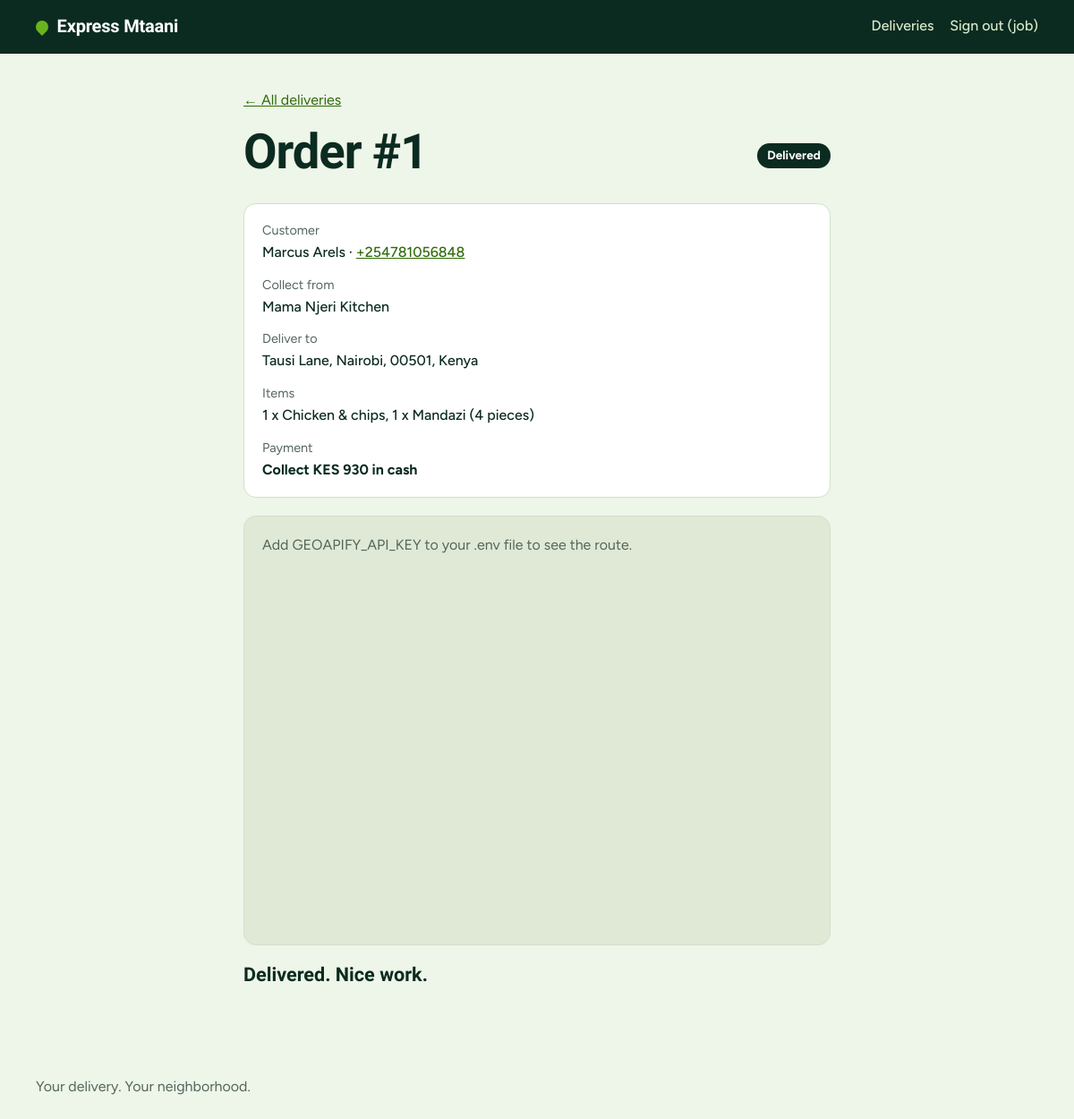
Screenshot of /rider/orders/1 (signed in) with the database file from the repository.
### app/models.py (models this page shows, shortened)
class User(UserMixin, db.Model):
    __tablename__ = "users"
    id = db.Column(db.Integer, primary_key=True)
    name = db.Column(db.String(80), nullable=False)
    email = db.Column(db.String(120), unique=True, nullable=False, index=True)
    phone = db.Column(db.String(20), nullable=False)
    password_hash = db.Column(db.String(255), nullable=False)
    role = db.Column(db.String(20), nullable=False, default="customer", index=True)
    active = db.Column(db.Boolean, nullable=False, default=True)
    approved = db.Column(db.Boolean, nullable=False, default=True)  # riders start unapproved
    created_at = db.Column(db.DateTime, nullable=False, default=utcnow)
    online = db.Column(db.Boolean, nullable=False, default=False)
    last_lat = db.Column(db.Float)
    last_lng = db.Column(db.Float)
    last_seen_at = db.Column(db.DateTime)
    @property
    def is_active(self):  # Flask-Login
        return bool(self.active)
    @property
    def first_name(self):
        return (self.name or "").split(" ")[0]

class Order(db.Model):
    __tablename__ = "orders"
    id = db.Column(db.Integer, primary_key=True)
    public_token = db.Column(
        db.String(64), unique=True, nullable=False, index=True,
        default=lambda: secrets.token_urlsafe(16),
    )
    customer_id = db.Column(db.Integer, db.ForeignKey("users.id"), nullable=False, index=True)
    rider_id = db.Column(db.Integer, db.ForeignKey("users.id"), index=True)
    shop_id = db.Column(db.Integer, db.ForeignKey("shops.id"), nullable=False)
    customer_name = db.Column(db.String(80), nullable=False)
    customer_phone = db.Column(db.String(20), nullable=False)
    pickup_name = db.Column(db.String(120), nullable=False)
    pickup_lat = db.Column(db.Float, nullable=False)
    pickup_lng = db.Column(db.Float, nullable=False)
    dest_address = db.Column(db.String(255), nullable=False)
    dest_lat = db.Column(db.Float, nullable=False)
    dest_lng = db.Column(db.Float, nullable=False)
    subtotal = db.Column(db.Integer, nullable=False)
    delivery_fee = db.Column(db.Integer, nullable=False)
    total = db.Column(db.Integer, nullable=False)
    payment_method = db.Column(db.String(30), nullable=False, default="cash_on_delivery")
    payment_status = db.Column(db.String(20), nullable=False, default="unpaid")  # unpaid | paid
    cash_collected_at = db.Column(db.DateTime)
    status = db.Column(db.String(20), nullable=False, default="placed", index=True)
    rider_lat = db.Column(db.Float)
    rider_lng = db.Column(db.Float)
    rider_updated_at = db.Column(db.DateTime)
    eta_seconds = db.Column(db.Integer)
    distance_m = db.Column(db.Integer)
    created_at = db.Column(db.DateTime, nullable=False, default=utcnow)
    accepted_at = db.Column(db.DateTime)
    delivered_at = db.Column(db.DateTime)
    customer = db.relationship("User", foreign_keys=[customer_id])
    rider = db.relationship("User", foreign_keys=[rider_id])
    shop = db.relationship("Shop")
    items = db.relationship("OrderItem", back_populates="order", cascade="all, delete-orphan")
    @property
    def status_label(self):
        return STATUS_LABELS.get(self.status, self.status)
    @property
    def items_summary(self):
        return ", ".join(f"{i.quantity} x {i.name}" for i in self.items)

class OrderItem(db.Model):
    __tablename__ = "order_items"
    id = db.Column(db.Integer, primary_key=True)
    order_id = db.Column(db.Integer, db.ForeignKey("orders.id"), nullable=False, index=True)
    product_id = db.Column(db.Integer, db.ForeignKey("products.id"))
    name = db.Column(db.String(120), nullable=False)       # product name at time of order
    unit_price = db.Column(db.Integer, nullable=False)     # price at time of order
    quantity = db.Column(db.Integer, nullable=False)
    order = db.relationship("Order", back_populates="items")

### app/rider.py (the view)
@bp.get("/orders/<int:order_id>")
@roles_required("rider")
def order(order_id):
    order = db.get_or_404(Order, order_id)
    if order.rider_id != current_user.id:
        abort(404)  # do not reveal other riders' orders
    page_data = {
        "order_id": order.id,
        "status": order.status,
        "total": order.total,
        "cash": order.payment_method == "cash_on_delivery",
        "pickup": {"name": order.pickup_name, "lat": order.pickup_lat, "lng": order.pickup_lng},
        "dest": {"address": order.dest_address, "lat": order.dest_lat, "lng": order.dest_lng},
        "location_url": url_for("api.rider_location", order_id=order.id),
        "status_url": url_for("api.rider_status", order_id=order.id),
        "release_url": url_for("api.rider_release", order_id=order.id),
        "dashboard_url": url_for("rider.dashboard"),
    }
    return render_template("rider_order.html", order=order, page_data=page_data)

### app/access.py (called while the page is built)
def roles_required(*roles):
    def decorator(view):
        @wraps(view)
        def wrapper(*args, **kwargs):
            if not current_user.is_authenticated:
                return redirect(url_for("auth.login", next=request.path))
            if current_user.role not in roles:
                abort(403)
            return view(*args, **kwargs)
        return wrapper
    return decorator

### app/models.py (called while the page is built)
@login_manager.user_loader
def load_user(user_id):
    try:
        user = db.session.get(User, int(user_id))
    except (TypeError, ValueError):
        return None
    if user and user.active and (user.role != "rider" or user.approved):
        return user
    return None

### app/storefront.py (called while the page is built)
def _cart():
    cart = session.get("cart")
    if not isinstance(cart, dict) or not isinstance(cart.get("items"), dict) or "shop_id" not in cart:
        return {"shop_id": None, "items": {}}
    return cart

@bp.app_context_processor
def inject_cart_count():
    items = _cart()["items"]
    return {"cart_count": sum(v for v in items.values() if isinstance(v, int))}

### app/utils.py (called while the page is built)
def kes(amount):
    return f"KES {int(amount):,}"

### app/templates/rider_order.html (shortened to what this page needs)
{% extends "base.html" %}
{% block content %}
<section class="page page--rider">
  <p><a href="{{ url_for('rider.dashboard') }}">&larr; All deliveries</a></p>
  <div class="row">
    <h1>Order #{{ order.id }}</h1>
    <span class="badge badge--{{ order.status }}" id="status-badge">{{ order.status_label }}</span>
  </div>
  <dl class="summary">
    <div><dt>Customer</dt><dd>{{ order.customer_name }} · <a href="tel:{{ order.customer_phone }}">{{ order.customer_phone }}</a></dd></div>
    <div><dt>Collect from</dt><dd>{{ order.pickup_name }}</dd></div>
    <div><dt>Deliver to</dt><dd>{{ order.dest_address }}</dd></div>
    <div><dt>Items</dt><dd>{{ order.items_summary }}</dd></div>
    <div><dt>Payment</dt><dd>{% if order.payment_method == 'cash_on_delivery' %}<strong>Collect {{ order.total|kes }} in cash</strong>{% else %}{{ order.payment_method }}{% endif %}</dd></div>
  </dl>
  <div id="map" class="map map--tall" data-map>
    {% if not geo_key %}<p class="map-note">Add GEOAPIFY_API_KEY to your .env file to see the route.</p>{% endif %}
  </div>
  <p id="route-info" class="track-info__eta" aria-live="polite"></p>
</section>
{% endblock %}
{% block scripts %}
{% include "_maps_loader.html" %}
{% endblock %}

### app/templates/base.html (shortened to what this page needs)
<!doctype html>
<html lang="en">
<head>
  <link rel="stylesheet" href="{{ url_for('static', filename='css/style.css') }}">
</head>
<body>
  <header class="site-header">
    <a class="brand" href="{{ url_for('shop.home') }}">
      <span class="brand__mark" aria-hidden="true"></span>Express Mtaani
    </a>
    <nav class="site-nav" aria-label="Main">
      {% if current_user.is_authenticated %}
        {% if current_user.role == 'admin' %}
          <a href="{{ url_for('admin.dashboard') }}">Admin</a>
        {% elif current_user.role == 'rider' %}
          <a href="{{ url_for('rider.dashboard') }}">Deliveries</a>
        {% else %}
          <a href="{{ url_for('shop.my_orders') }}">My orders</a>
        {% endif %}
        <form method="post" action="{{ url_for('auth.logout') }}" class="inline-form">
          <button type="submit" class="link-button">Sign out ({{ current_user.first_name }})</button>
        </form>
      {% else %}
        <a href="{{ url_for('shop.cart') }}">Cart{% if cart_count %} ({{ cart_count }}){% endif %}</a>
        <a href="{{ url_for('auth.login') }}">Sign in</a>
        <a href="{{ url_for('auth.register') }}">Sign up</a>
        <a href="{{ url_for('auth.rider_register') }}">Ride with us</a>
      {% endif %}
    </nav>
  </header>
  <main id="main">
    {% block content %}{% endblock %}
  </main>
  <footer class="site-footer">
    <p>Your delivery. Your neighborhood.</p>
  </footer>
  {% block scripts %}{% endblock %}
</body>
</html>

### app/static/css/style.css (style rules this page uses)
:root { --green-900: #0b2b21; --green-700: #1b5a2a; --lime: #6ab31c; --lime-soft: #e3f1d0; --lime-text: #2f6b0a; --mint: #eef5e9; --surface: #ffffff; --line: #d3e1c8; --muted: #53665c; --danger: #b3261e; --danger-soft: #fbe9e7; --radius: 14px; --font-display: "Bricolage Grotesque", "Segoe UI", system-ui, sans-serif; --font-body: "Figtree", "Segoe UI", system-ui, sans-serif; }
*, *::before, *::after { box-sizing: border-box; }
html { -webkit-text-size-adjust: 100%; }
body { margin: 0; font-family: var(--font-body); font-size: 1rem; line-height: 1.55; color: var(--green-900); background: var(--mint); }
a { color: var(--lime-text); }
h1, h2 { font-family: var(--font-display); font-weight: 800; line-height: 1.08; letter-spacing: -0.02em; margin: 0 0 .5rem; }
h1 { font-size: clamp(2rem, 6vw, 3.4rem); }
p { margin: 0 0 1rem; }
.site-header { display: flex; align-items: center; justify-content: space-between; gap: 1rem; padding: .9rem clamp(1rem, 4vw, 2.5rem); background: var(--green-900); color: #fff; }
.brand { display: inline-flex; align-items: center; gap: .6rem; color: #fff; text-decoration: none; font-family: var(--font-display); font-weight: 800; font-size: 1.25rem; letter-spacing: -0.01em; }
.brand__mark { width: 14px; height: 14px; border-radius: 50% 50% 50% 0; transform: rotate(-45deg); background: var(--lime); }
.site-nav { display: flex; gap: 1.1rem; flex-wrap: wrap; }
.site-nav a { color: #d9ebc9; text-decoration: none; font-weight: 500; }
.site-footer { padding: 2rem clamp(1rem, 4vw, 2.5rem); color: var(--muted); }
.page { max-width: 1040px; margin: 0 auto; padding: clamp(1.25rem, 4vw, 2.5rem) clamp(1rem, 4vw, 2rem) 3rem; }
.page--rider, .page--track { max-width: 720px; }
.row { display: flex; align-items: center; justify-content: space-between; gap: 1rem; flex-wrap: wrap; }
.map { width: 100%; min-height: 280px; border-radius: var(--radius); background: #dfe9d6; border: 1px solid var(--line); overflow: hidden; }
.map--tall { height: min(62vh, 480px); min-height: 320px; }
.map-note { margin: 0; padding: 1.25rem; color: var(--muted); }
.track-info__eta { font-family: var(--font-display); font-weight: 800; font-size: 1.35rem; margin: 1rem 0 .25rem; }
.summary { display: grid; gap: .75rem; background: var(--surface); border: 1px solid var(--line); border-radius: var(--radius); padding: 1.1rem 1.25rem; margin: 1.25rem 0; }
.summary div { display: grid; gap: .1rem; }
.summary dt { color: var(--muted); font-size: .9rem; }
.summary dd { margin: 0; font-weight: 500; overflow-wrap: anywhere; }
.badge { display: inline-block; justify-self: start; padding: .2rem .7rem; border-radius: 999px; font-size: .85rem; font-weight: 700; background: var(--lime-soft); color: var(--green-900); }
.badge--delivered { background: var(--green-900); color: #fff; }
.inline-form { display: inline; margin: 0; }
.link-button { background: none; border: 0; padding: 0; font: inherit; font-weight: 500; color: inherit; text-decoration: underline; cursor: pointer; }
.site-nav .link-button { color: #d9ebc9; text-decoration: none; }

### rows the page displays
User: first_name "job"
Order: id "1", customer_name "Marcus Arels", customer_phone "+254781056848", pickup_name "Mama Njeri Kitchen", dest_address "Tausi Lane, Nairobi, 00501, Kenya", total|kes "KES 930"
OrderItem: items_summary "1 x Chicken & chips, 1 x Mandazi (4 pieces)"
